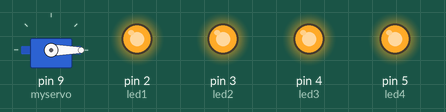
Bench run of a sketch on a simulated Arduino Uno, built with avr-gcc and run on an emulated ATmega328P. Shown: servo, output pins drawn as LEDs (lit = HIGH).

Above: at 6.8 s.
At 7.5 s:
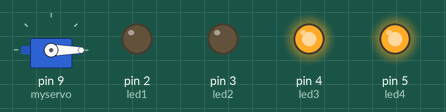
At 10.2 s:
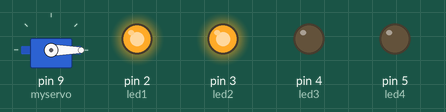
At 27.3 s:
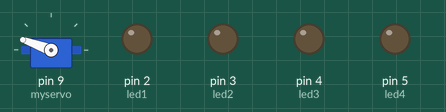
At 38.8 s:
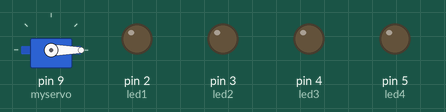
Timing chart, 0 to 40.0 s (numbered marks = the images above):
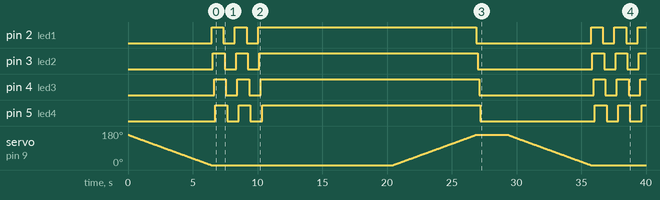

Measured:
- by itself, pin 2 (led1): LOW → HIGH at 6.5 s, → LOW 0.90 s later, → HIGH 0.90 s later, → LOW 0.90 s later, … (11 changes in this stretch)
- by itself, pin 3 (led2): LOW → HIGH at 6.6 s, → LOW 0.90 s later, → HIGH 0.90 s later, → LOW 0.90 s later, … (11 changes in this stretch)
- by itself, pin 4 (led3): LOW → HIGH at 6.7 s, → LOW 0.90 s later, → HIGH 0.90 s later, → LOW 0.90 s later, … (11 changes in this stretch)
- by itself, pin 5 (led4): LOW → HIGH at 6.8 s, → LOW 0.90 s later, → HIGH 0.90 s later, → LOW 0.90 s later, … (11 changes in this stretch)

The sketch:

servo.ino
```cpp
#include <Servo.h>

int led1 = 2;
int led2 = 3;
int led3 = 4;
int led4 = 5;

Servo myservo;  // 定义Servo对象来控制
int pos = 0;    // 角度存储变量

unsigned long previousTimeLed1 = millis();
unsigned long previousTimeServo = millis();
long timeIntervalLed1 = 500;
long timeIntervalServo = 40;
int ledState1 = LOW;

unsigned long previousTimeSerialPrintPotentiometer = millis();
long timeIntervalSerialPrint = 2000;


void setup() {
  myservo.attach(9);  // 控制线连接数字9
  pinMode(led1, OUTPUT);
  pinMode(led2, OUTPUT);
  pinMode(led3, OUTPUT);
  pinMode(led4, OUTPUT);
}

void servoWrite(){
  for (pos = 0; pos <= 160; pos ++) { // 0°到90°
      // in steps of 1 degree
      myservo.write(pos);              // 舵机角度写入
      delay(40);                       // 等待转动到指定角度
  }

}
void servoWrite2(){
  for (pos = 160; pos >= 0; pos --) { // 从90°到0°
      myservo.write(pos);              // 舵机角度写入
      delay(40);                       // 等待转动到指定角度
  }

}

void ledOn(){
  digitalWrite(led1, HIGH);
  delay(100);
  digitalWrite(led2, HIGH);
  delay(100);
  digitalWrite(led3, HIGH);
  delay(100);
  digitalWrite(led4, HIGH);
  delay(100);
}

void ledOff(){
  digitalWrite(led1, LOW);
  delay(100);
  digitalWrite(led2, LOW);
  delay(100);
  digitalWrite(led3, LOW);
  delay(100);
  digitalWrite(led4, LOW);
  delay(100);
}

void loop() {
  unsigned long currentTime = millis();
  servoWrite2();
  ledOn();
  delay(500);
  ledOff();
  delay(500);
  ledOn();
  delay(500);
  ledOff();
  delay(500);
  ledOn();
  delay(10000);
  servoWrite();
  ledOff();
  delay(2000);

}
```
